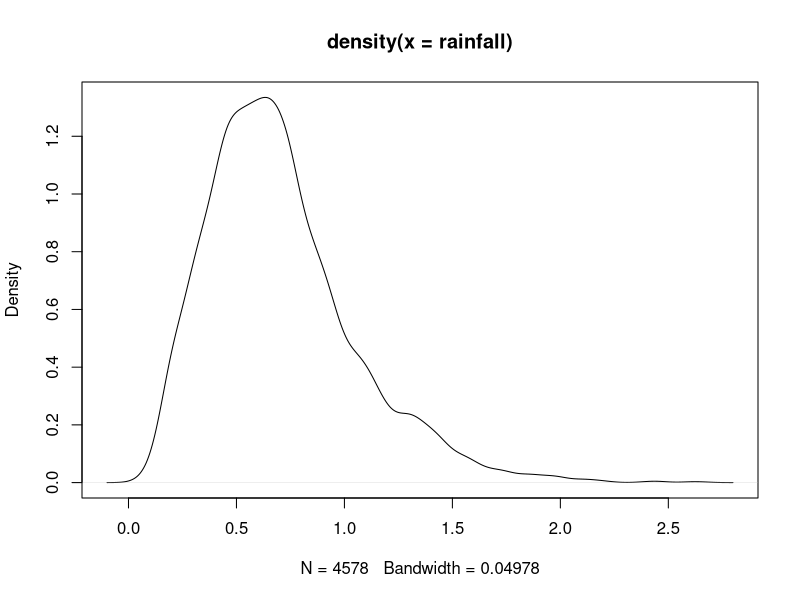
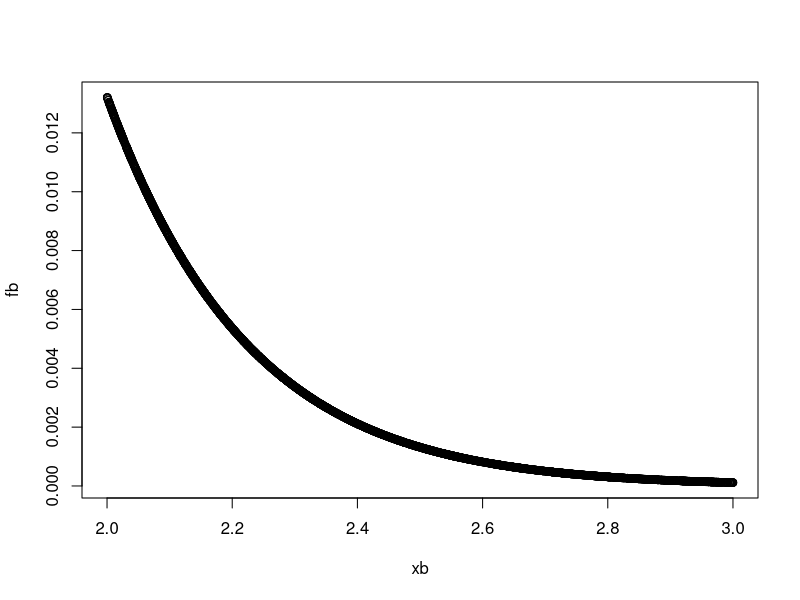
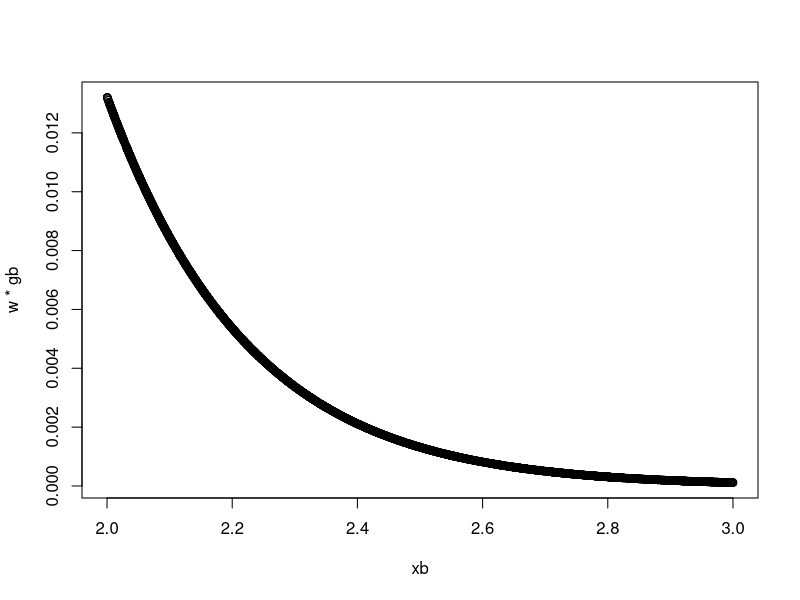
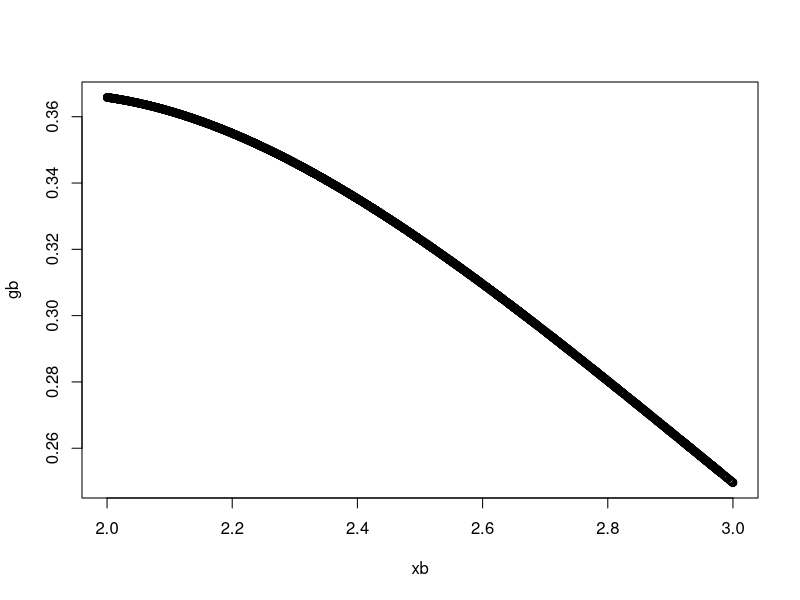
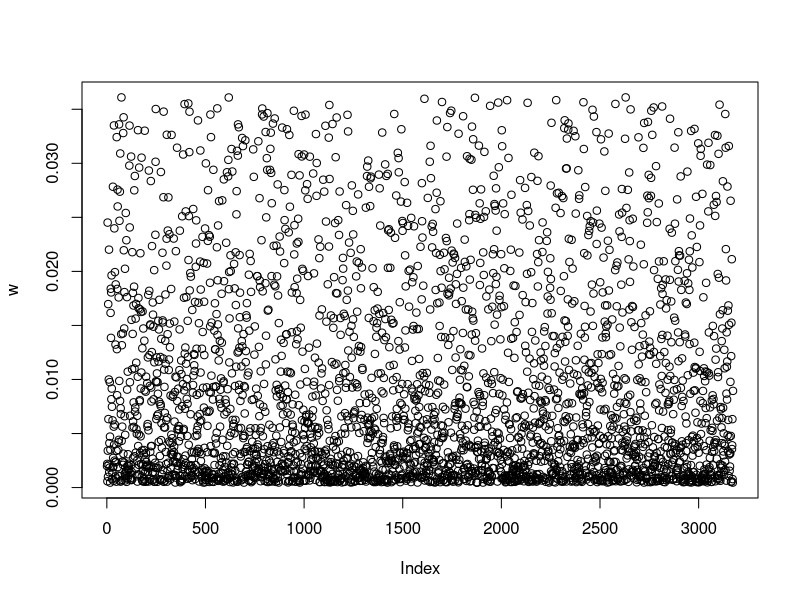
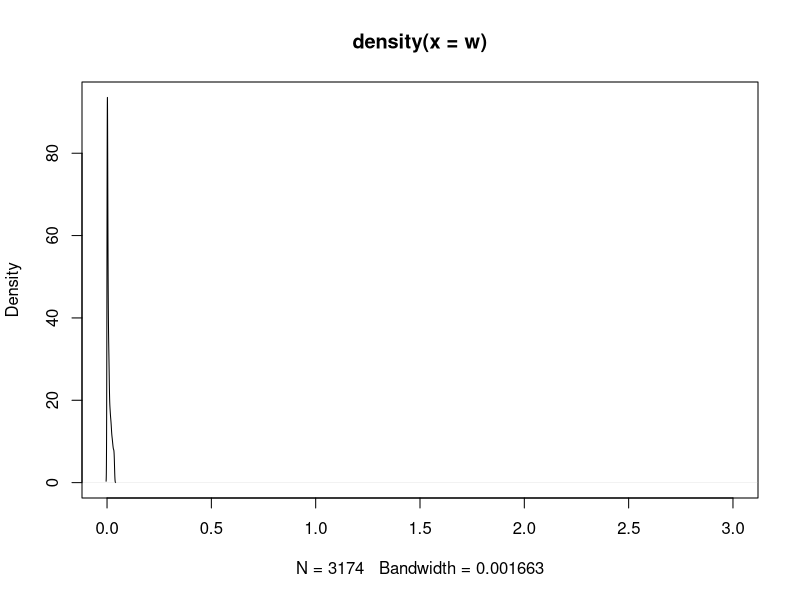

Generate these figures, in order, with R: (Note: this script raises an error after producing the figures.)
library('tidyverse')
rm(list = ls())
df = read.csv('rainfall.csv')
rainfall = as.numeric(df$Rainfall)
# Kernel Density Plot
d <- density(rainfall) # returns the density data
plot(d) # plots the results

#gamma(4.26, 6.07)
#2mm-3mm
df %>%
  count(rainfall>=2 & rainfall <= 3)
20/4558
#0.004387889

#exact:
pgamma(q = 3, shape = 4.26, rate = 6.07)-pgamma(q = 2, shape = 4.26, rate = 6.07)
#0.002861257


# MC
set.seed(440)
n = 10000
x = runif(n, min = 2, max = 3)

ya = dgamma(x,shape = 4.26, rate = 6.07)
sum(ya)/length(ya)
# plot(x,ya)



#IS
set.seed(440)
# sample from g:gamma(4.26,1.704)
xb = rgamma(n,shape = 4.26, rate = 1.704)
xb = xb[(xb>=2)&(xb<=3)]
# compute the ratio f/g
fb = dgamma(xb,shape = 4.26, rate = 6.07)
gb = dgamma(xb,shape = 4.26, rate = 1.704)
w = fb/gb

mean(w*gb)

# mean(fb)
# mean(gb)












plot(xb,fb,xlim = c(2, 3))
plot(xb,w*gb,xlim = c(2, 3))
plot(xb,gb,xlim = c(2, 3))





plot(w)
d <- density(w) # returns the density data

plot(d,xlim = c(0, 3))

w
















y = dgamma(x = xseq, shape = 4.26, rate = 6.07)
plot(xseq,y)



xseq <- seq(-.1, 3, .01)

library(ggplot2)
ggplot() +
  geom_line(data=data.frame(x=xseq, y=dgamma(xseq,shape = 3, rate = 4)),
            mapping=aes(x=x,y=y),
            color="blue",
            linetype="dashed") 




  geom_line(data=data.frame(data=df),
            mapping=aes(x=rainfall,y=..density..),
            color="red",
            linetype="dashed") +
  ylab("density")
